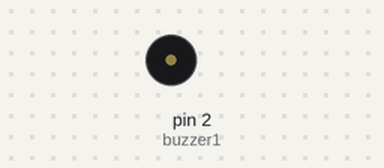
Simulated run of this sketch. Board: Arduino Uno, built with avr-gcc and run on an emulated ATmega328P. Shown: buzzer (waves = sounding).

Above: at 0.15 s.
Timing chart, 0 to 3.0 s (numbered marks = the images above):
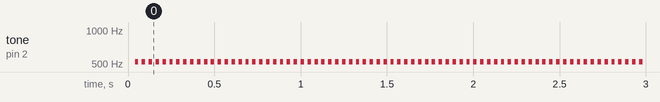

Measured:
- by itself, tone on pin 2 (buzzer1): alternates 523 Hz for 0.02 s and silent for 0.02 s

The sketch:

Main.ino
```cpp
// Pin assignments for the buzzers
int buzzer1 = 2; // Pin for buzzer 1
int buzzer2 = 2; // Pin for buzzer 2

// Flags to control whether each buzzer is on or off
bool boolBuzzer1 = false; // State of buzzer 1
bool boolBuzzer2 = false; // State of buzzer 2

// Arduino setup function, runs once at startup
void setup() {
  // No initialization required in this example
}

// Variables for loop timing
unsigned long previousMillis = 0; // Stores the last time the loop was updated
long interval = 20;               // Time interval for updates in milliseconds

// Main loop function
void loop() {
  // Get the current time in milliseconds since the Arduino started
  unsigned long currentMillis = millis();

  // Check if the time elapsed since the last update exceeds the interval
  if (currentMillis - previousMillis >= interval) {
    // Update the last recorded time
    previousMillis = currentMillis;

    // Control buzzer 1
    if (boolBuzzer1) {
      // Turn on buzzer 1 at a frequency of 523 Hz
      tone(buzzer1, 523);
    } else {
      // Turn off buzzer 1
      noTone(buzzer1);
    }

    // Control buzzer 2
    if (boolBuzzer2) {
      // Turn on buzzer 2 at a frequency of 523 Hz
      tone(buzzer2, 523);
    } else {
      // Turn off buzzer 2
      noTone(buzzer2);
    }

    // Toggle the state of the buzzers
    // If `boolBuzzer1` or `boolBuzzer2` is false, set it to true
    // If it is true, set it to false
    boolBuzzer1 = !boolBuzzer1;
    boolBuzzer2 = !boolBuzzer2;
  }
}
```
